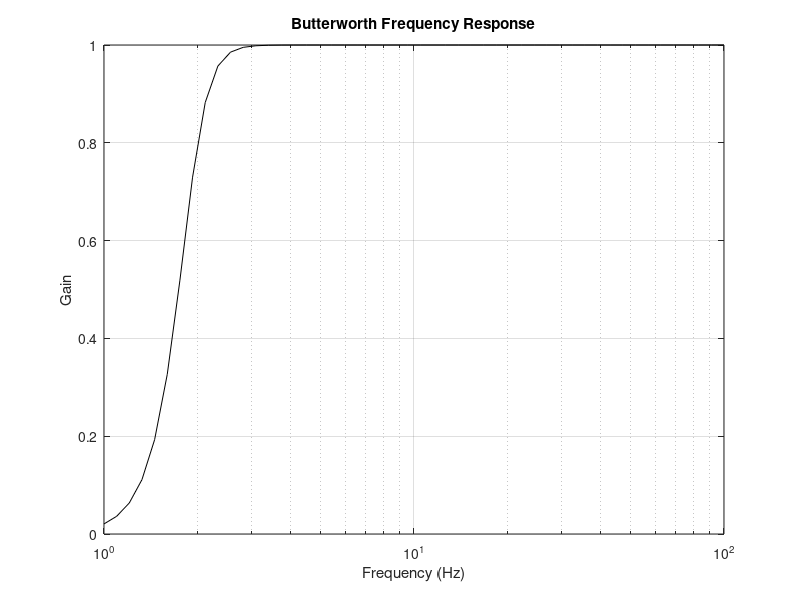

This figure's MATLAB source:
% Implementing the frequency response of a Butterworth filter

% Sampling frequency in Hz
Fs = 200;

% Normalized cutoff frequency
Fc = 6 / (Fs/2);

% Filter order
m = 6;

% Compute frequency response
L = logspace(0, 2);
omega = 2 * pi * L / Fs;
H = 1 ./ sqrt(1 + (Fc ./ omega).^(2*m));

% Plot magnitude response
figure;
semilogx(L, abs(H), 'k');
grid on;
xlabel('Frequency (Hz)');
ylabel('Gain');
title('Butterworth Frequency Response');

